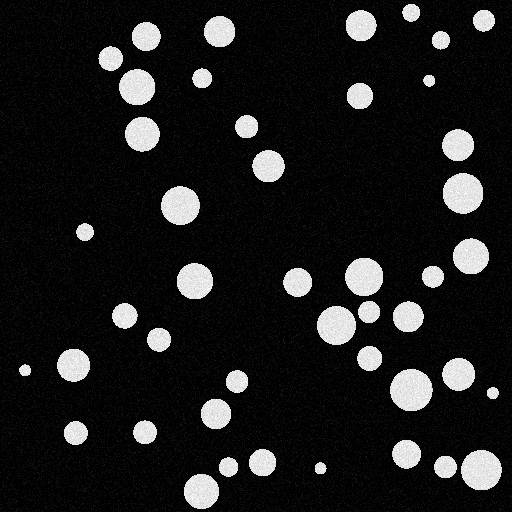
#> input picture claude_code_skills/starter_pack/data/sample_microscopy.png, 512 x 512 px
$ python analyze.py ../../starter_pack/data/sample_microscopy.png
#> lines starting #> are read from the running program, lines starting #| are printed output that depends on the picture; after the words box and inside, x2 and y2 are one past the last pixel; in counts of white or black regions, pixels touching at a corner belong together
#!/usr/bin/env python3
"""Particle-size analysis on a microscopy image.

Usage:
    python analyze.py <image_path> [--min-area N] [--save-overlay path]

Output: JSON to stdout with particle count and radius statistics.
"""
from __future__ import annotations
import argparse
import json
import sys
from pathlib import Path

import numpy as np
from scipy import ndimage


def load_grayscale(path: Path) -> np.ndarray:
    """Load an image as a [0,1] grayscale float array."""
    try:
        from PIL import Image
        img = np.asarray(Image.open(path).convert("L"), dtype=np.float32) / 255.0
    except ImportError:
        import matplotlib.image as mpimg
        img = mpimg.imread(str(path))
        if img.ndim == 3:
            img = img[..., :3].mean(axis=-1)
        if img.dtype != np.float32 or img.max() > 1.0:
            img = img.astype(np.float32) / max(img.max(), 1.0)
    return img


def otsu_threshold(img: np.ndarray) -> float:
    hist, edges = np.histogram(img, bins=256, range=(0, 1))
#> hist = 256 values, max 125463 at index 0, min 0 at index 33, mean 1024; edges = 257 values from 0 to 1
    p = hist / hist.sum()
#> p = 256 values, max 0.479 at index 0, min 0 at index 33, mean 0.00391
    omega = np.cumsum(p)
#> omega = 256 values from 0.479 to 1
    mu = np.cumsum(p * (edges[:-1] + 0.5 * (edges[1] - edges[0])))
#> mu = 256 values from 0.000935 to 0.115
    sigma_b = (mu[-1] * omega - mu) ** 2 / (omega * (1 - omega) + 1e-12)
#> sigma_b = 256 values, max 0.0768 at index 48, min 0 at index 255, mean 0.0657
    return float(edges[:-1][int(np.argmax(sigma_b))])


def analyze(image_path: Path, min_area: int = 30,
            overlay_path: Path | None = None) -> dict:
    img = load_grayscale(image_path)
    thr = otsu_threshold(img)
#> thr = 0.188
    binary = (img > thr).astype(np.uint8)
#> binary: shape (512, 512); values 0 (black) and 1 (white), 11.1% white; 46 white regions (1 under 20 px), largest, box (x1, y1, x2, y2) and area: (390, 369, 433, 411) 1414, (443, 173, 483, 214) 1301, (461, 450, 502, 490) 1293

    labels, n_raw = ndimage.label(binary)
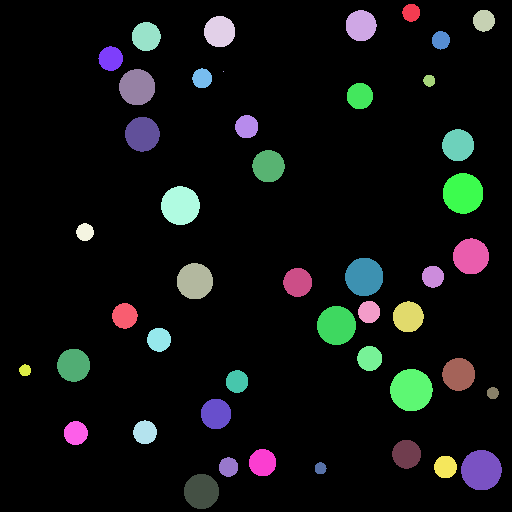
#> labels: shape (512, 512) int32; 47 distinct labels, from 0 to 46; one colour per label, 0 black
#> n_raw = 46
    sizes = ndimage.sum(binary, labels, range(1, n_raw + 1))
#> sizes = 46 values, max 1414 at index 33, min 1 at index 9, mean 631.8
    keep = np.where(sizes >= min_area)[0] + 1
#> keep = 45 values from 1 to 46
    relabel = np.zeros(n_raw + 1, dtype=int)
#> relabel = 47 values from 0 to 0
    relabel[keep] = np.arange(1, len(keep) + 1)
    labels = relabel[labels]
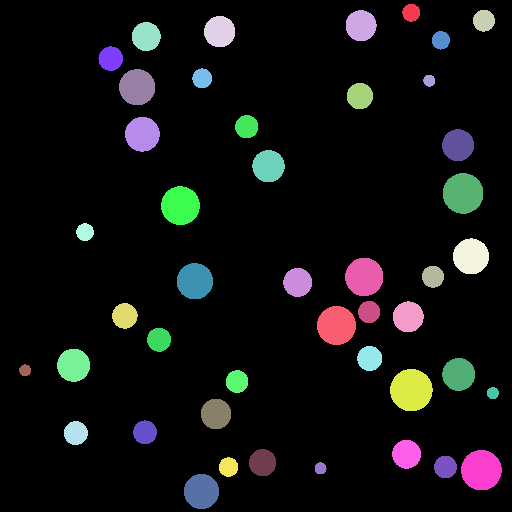
#> labels: shape (512, 512) int64; 46 distinct labels, from 0 to 45; one colour per label, 0 black
    n = int(len(keep))
#> n = 45

    if n == 0:
        return {"error": "No particles found above min_area threshold.",
                "threshold": thr, "min_area": min_area}

    areas = ndimage.sum(np.ones_like(labels), labels, range(1, n + 1))
#> areas = 45 values, max 1414 at index 32, min 112 at index 31, mean 645.8
    radii = np.sqrt(areas / np.pi)
#> radii = 45 values, max 21.22 at index 32, min 5.97 at index 31, mean 13.74
    result = {
        "image_path":           str(image_path),
        "shape":                list(img.shape),
        "threshold_method":     "otsu",
        "threshold":            float(thr),
        "min_area_px":          int(min_area),
        "n_particles":          n,
        "mean_radius_px":       float(radii.mean()),
        "median_radius_px":     float(np.median(radii)),
        "std_radius_px":        float(radii.std()),
        "min_radius_px":        float(radii.min()),
        "max_radius_px":        float(radii.max()),
    }

    if overlay_path is not None:
        try:
            import matplotlib.pyplot as plt
            fig, axes = plt.subplots(1, 3, figsize=(13, 4))
            axes[0].imshow(img, cmap="gray"); axes[0].set_title("Original")
            axes[1].imshow(binary, cmap="gray"); axes[1].set_title(f"Otsu ({thr:.2f})")
            axes[2].imshow(labels, cmap="nipy_spectral"); axes[2].set_title(f"{n} particles")
            for a in axes: a.axis("off")
            plt.tight_layout()
            plt.savefig(overlay_path, dpi=120, bbox_inches="tight")
            plt.close(fig)
            result["overlay_path"] = str(overlay_path)
        except ImportError:
            result["overlay_path"] = None

    return result


def main():
    ap = argparse.ArgumentParser()
    ap.add_argument("image_path", type=Path)
    ap.add_argument("--min-area", type=int, default=30)
    ap.add_argument("--save-overlay", type=Path, default=None)
    args = ap.parse_args()

    if not args.image_path.exists():
        print(json.dumps({"error": f"file not found: {args.image_path}"}))
        sys.exit(1)

    result = analyze(args.image_path,
                     min_area=args.min_area,
                     overlay_path=args.save_overlay)
#> result = 11 items
    print(json.dumps(result, indent=2))
#> (printed output is left out)


if __name__ == "__main__":
    main()
